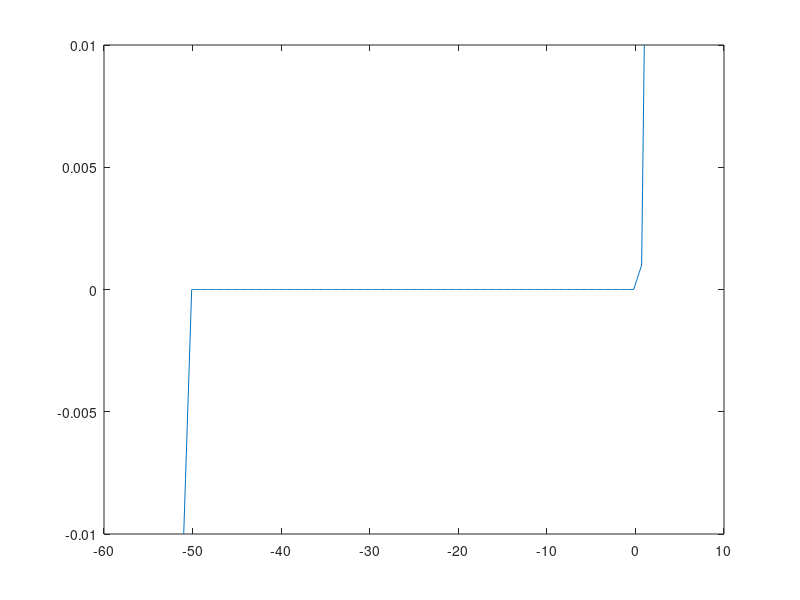

The MATLAB source for this figure:
%% setting up the look up tables.

% voltage on X axis
voltage = [-51:0.1:1];

% time period
t  = linspace(1,10,521);
t = t';

% now current on Y axis

i_1 = linspace(-10000e-6,-1e-6,10);
i_2 = linspace(-1e-6,0,500);
i_3 = linspace(0,1e-3,10);
i_4 = linspace(1e-3,10e-3,4);
in = union(i_1,i_2);
ip = union(i_3,i_4);
current = union(in,ip);

% Diode VI charecteristics

%figure (Diode VI charecteristics);
plot(voltage,current);
